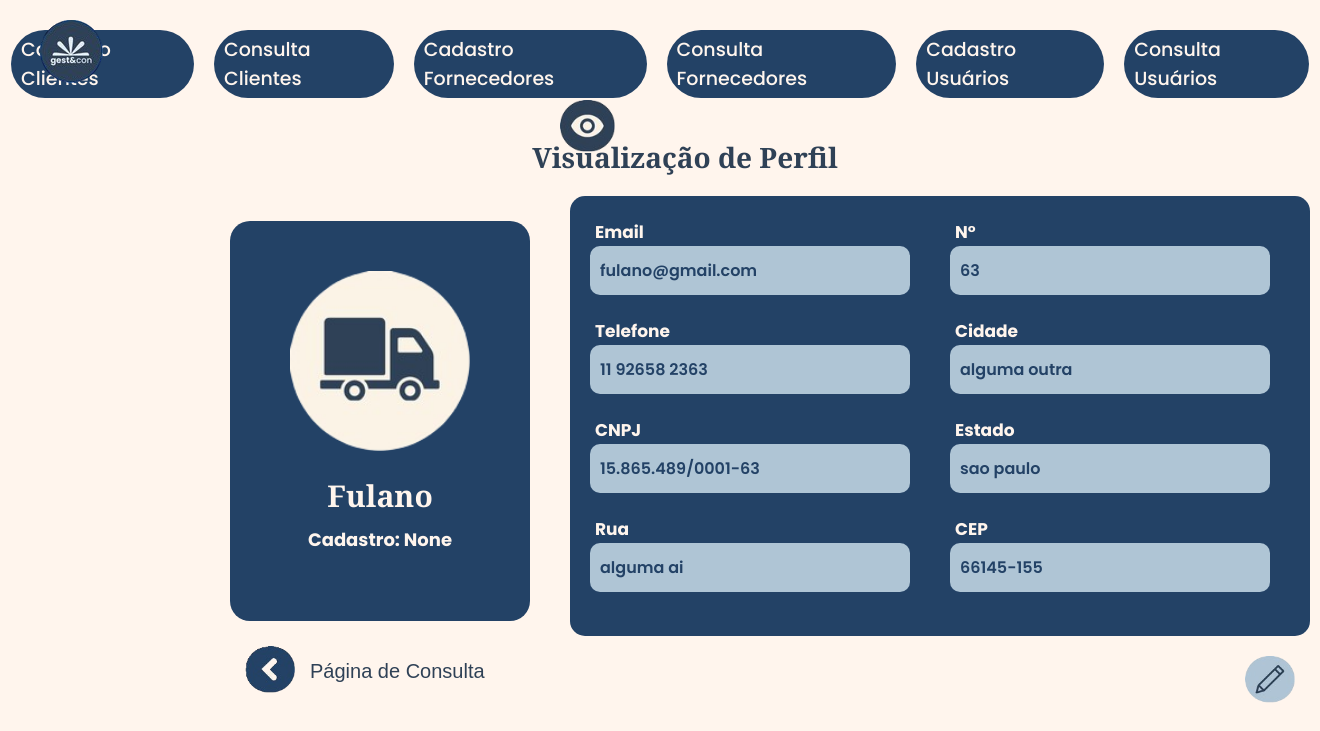
Page /visualizar_fornecedor/0 on the committed database.
### tables this page shows
CREATE TABLE "tb_fornecedores" (
	"fornecedor_id"	INTEGER,
	"nome"	TEXT,
	"email"	TEXT,
	"telefone"	TEXT,
	"site"	TEXT,
	"cnpj"	TEXT,
	"rua"	TEXT,
	"numero"	TEXT,
	"cidade"	TEXT,
	"estado"	TEXT,
	"cep"	TEXT,
	"data_cadastro"	TEXT,
	PRIMARY KEY("fornecedor_id" AUTOINCREMENT)
);

### run.py (the view)
@app.route('/visualizar_fornecedor/<int:fornecedor_id>', methods=['GET'])
def visualizar_fornecedor(fornecedor_id):
    conexao = sqlite3.connect('models/cadastro.db')
    cursor = conexao.cursor()
    sql = 'SELECT * FROM tb_fornecedores WHERE fornecedor_id = ?'
    cursor.execute(sql, (fornecedor_id,))
    fornecedor = cursor.fetchone()
    usuario_logado = app.config['dados_login']
    nome_usuario = usuario_logado[3] if len(usuario_logado) > 3 else "Usuário desconhecido"
    return render_template('visualizar_fornecedor.html', fornecedor=fornecedor, nome_usuario=nome_usuario)

### templates/visualizar_fornecedor.html (shortened to what this page needs)
<!DOCTYPE html>
<html lang="pt-br">
<head>
    <link rel="stylesheet" href="/static/styles/visualizar_fornecedores.css">
</head>
<body>
    <nav>
        <a href="/cadastro_cliente">Cadastro Clientes</a>
        <a href="/consulta_cliente">Consulta Clientes</a>
        <a href="/cadastro_fornecedor">Cadastro Fornecedores</a>
        <a href="/consulta_fornecedor">Consulta Fornecedores</a>
        <a href="/cadastro_usuario">Cadastro Usuários</a>
        <a href="/consulta_usuario">Consulta Usuários</a>
    </nav>
    <img class="logo" src="/static/assets/logo.png" alt="">
    <h2>Visualização de Perfil</h2>
    <img class="olho" src="/static/assets/olho.png" alt="">
    <div class="container">
        <img src="/static/assets/carrinho.png" alt="">
        <h3> {{ fornecedor[1] }} </h3>
        <h1>Cadastro: {{ fornecedor[11] }}</h1>
    </div>
    <div class="conteudo">
        <div class="form_1">
            <div class="form-group">
                <label for="email">Email</label>
                <input type="text" id="email" value="{{ fornecedor[2] }}" readonly>
            </div>
            <div class="form-group">
                <label for="telefone">Telefone</label>
                <input type="text" id="telefone" value="{{ fornecedor[3] }}" readonly>
            </div>
            <div class="form-group">
                <label for="cnpj">CNPJ</label>
                <input type="text" id="cnpj" value="{{ fornecedor[5] }}" readonly>
            </div>
            <div class="form-group">
                <label for="rua">Rua</label>
                <input type="text" id="rua" value="{{ fornecedor[6] }}" readonly>
            </div>
        </div>
        <div class="form_2">
            <div class="form-group">
                <label for="numero">N°</label>
                <input type="text" id="numero" value="{{ fornecedor[7] }}" readonly>
            </div>
            <div class="form-group">
                <label for="cidade">Cidade</label>
                <input type="text" id="cidade" value="{{ fornecedor[8] }}" readonly>
            </div>
            <div class="form-group">
                <label for="estado">Estado</label>
                <input type="text" id="estado" value="{{ fornecedor[9] }}" readonly>
            </div>
            <div class="form-group">
                <label for="cep">CEP</label>
                <input type="text" id="cep" value="{{ fornecedor[10] }}" readonly>
            </div>
        </div>
    </div>
    <a class="voltar" href="/consulta_fornecedor">
        <img src="/static/assets/voltar.png" alt="">Página de Consulta
    </a>
    <a class="editar" href="/editar_fornecedor/{{ fornecedor[0] }}">
        <img src="/static/assets/editar.png" alt="">
    </a>
</body>
</html>

### static/styles/visualizar_fornecedores.css (style rules this page uses)
:root { --cor-1: #fff5ed; --cor-2: #234266; --cor-3: #afc5d5; --cor-4: #2f4156; --font-title: 'Young Serif', sans-serif; --font-body: 'Poppins', sans-serif; }
* { margin: 0; padding: 0; }
body { background-color: var(--cor-1); }
nav { padding: 30px 11px; display: flex; justify-content: right; gap: 20px; }
nav a { color: var(--cor-1); background-color: var(--cor-2); padding: 5px 10px; border-radius: 50px; text-decoration: none; font-family: var(--font-body); font-size: 19px; font-weight: 500; display: inline-block; transition: background-color 0.5s; }
.logo { position: absolute; top: 20px; left: 40px; }
h2 { font-size: 28px; font-family: var(--font-title); color: var(--cor-4); margin-top: 10px; text-align: center; margin-left: 50px; }
.olho { position: absolute; top: 100px; left: 560px; width: 55px; height: auto; }
.container { width: 300px; height: 400px; text-align: center; border-radius: 20px; background-color: var(--cor-2); margin-left: 230px; margin-top: 45px; }
.container img { width: 180px; height: auto; margin-top: 50px; }
.container h3 { font-family: var(--font-title); color: var(--cor-1); font-size: 30px; margin-top: 20px; }
.container h1 { color: var(--cor-1); font-family: var(--font-body); font-size: 18px; font-weight: 700; margin-top: 10px }
.conteudo { background-color: var(--cor-2); color: var(--cor-1); font-size: 20PX; border-radius: 15px; display: grid; grid-template-columns: 1fr 1fr; gap: 20px; padding: 20px; width: 700px; height: 400px; margin-left: 570px; margin-top: -425px; justify-content: space-between; font-family: var(--font-body); font-weight: 600; text-align: left; }
input { font-family: var(--font-body); font-weight: 600; font-size: 16px; border: none; width: 300px; background-color: var(--cor-3); margin-bottom: 20px; color: var(--cor-2); padding: 12px 10px; border-radius: 10px; }
label { font-family: var(--font-body); font-weight: 700; color: var(--cor-1); font-size: 17px; margin-left: 5px; }
.editar img { width: 50px; height: auto; position: relative; bottom: -20px; left: 1015px; opacity: 1; transition: opacity 0.3s ease; }
.voltar { font-size: 20px; color: var(--cor-4); text-decoration: none; position: relative; bottom: 5px; left: 260px; transition: color 0.5s; font-family: var(--font-title); transition: 0.5; }
.voltar::after { opacity: 0.5; content: ""; position: absolute; left: 50px; bottom: -2px; width: 0; height: 2px; background-color: var(--cor-2); transition: width 0.3s ease-in-out; }
.voltar img { width: 50px; height: auto; position: relative; bottom: -15px; right: 15px; opacity: 1; transition: opacity 0.5s ease; }

### rows in the picture
tb_fornecedores: nome "Fulano", email "fulano@gmail.com", telefone "11 92658 2363", cnpj "15.865.489/0001-63", rua "alguma ai", numero "63", cidade "alguma outra", estado "sao paulo", cep "66145-155"

### other values in the picture
{{ fornecedor[11] }} "None"
